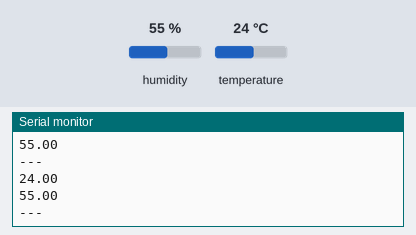
Recording of a sketch running on a simulated Arduino Uno, built with avr-gcc and run on an emulated ATmega328P. Parts: the last lines printed to the serial monitor. Inputs (shaded band) come from the test bench; at power-on: humidity 55 %, temperature 24 °C.

Above: at 2.8 s.
2.9 s: humidity set to 22 %
At 4.4 s:
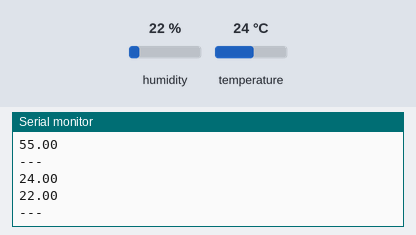
5.6 s: temperature set to 12 °C
At 6.8 s:
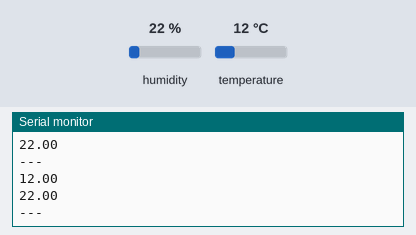
8.3 s: humidity set to 40 %
At 10.9 s:
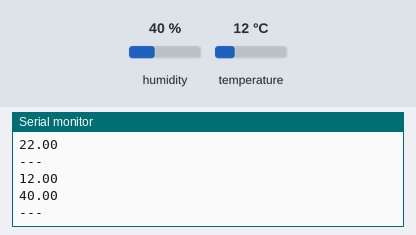
Timing chart, 0 to 12.4 s (numbered marks = the images above; inputs shaded):
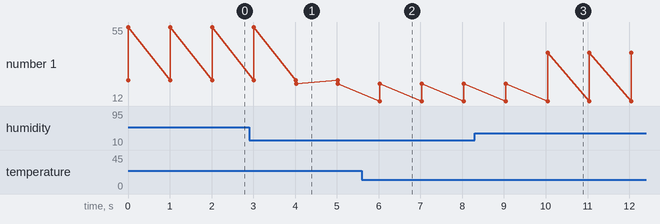

The sketch:

main.ino
```cpp
#include <Adafruit_Sensor.h> //instalar a biblioteca “Adafruit Unified Sensor”
#include <DHT.h> //instalar a biblioteca "DHT"

#define DHTTYPE DHT22
const int DHT_PIN = 15; //Mudar a pinagem se necessario
DHT dht(DHT_PIN, DHTTYPE);

String readDHTTemperature() {
  float t = dht.readTemperature();
  if (isnan(t)) {
    Serial.println("Falha ao ler o sensor DHT!");
    return "--";
  }
  else {
    Serial.println(t);
    return String(t);
  }
}

String readDHTHumidity() {
  float h = dht.readHumidity();
  if (isnan(h)) {
    Serial.println("Falha ao ler o sensor DHT!");
    return "--";
  }
  else {
    Serial.println(h);
    return String(h);
  }
}

void setup() {
  Serial.begin(115200);
  dht.begin();
}

void loop() {
  readDHTTemperature();
  readDHTHumidity();
  Serial.println("---");
  delay(1000);
}
//////////////////////////////////////////////////////////

// #include <SimpleDHT.h> //Instalar biblioteca SimpleDHT.h
//const int DHT_PIN = 15;

// SimpleDHT22 dht;

// uint32_t lastTimeRead = 0;
// #define INTERVAL 5000;
// typedef struct{
//   float temperature, humidity;
// }Sensor;

// Sensor sensor;
// Sensor readSensor()
// {
//   float t, h;
//   //Coloca o valor lido da temperatura em t e da umidade em h
//   int status = dht.read2(DHT_PIN, &t, &h, NULL);

//   //Se a leitura foi bem sucedida
//   if (status == SimpleDHTErrSuccess) {
//     //Os valores foram lidos corretamente, então é seguro colocar nas variáveis
//     sensor.temperature = t;
//     sensor.humidity = h;
//   }

//   return sensor;
// }

// void setup() {
//   Serial.begin(115200);
// }

// void loop() {
//     unsigned long now = millis();

//   //Se passou o intervalo desde a última leitura
//   if((now - lastTimeRead) > 5000){
//     //Faz a leitura do sensor
//     readSensor();
//     Serial.println("Temp: " + String(sensor.temperature, 2) + "°C");
//     Serial.println("Humidity: " + String(sensor.humidity, 1) + "%");
//     //Marca quando ocorreu a última leitura
//     lastTimeRead = now;
//   }
// }
/////////////////////////////////////////////

// #include "DHTesp.h" //Instalar DHTesp

// const int DHT_PIN = 15;

// DHTesp dhtSensor;

// void setup() {
//   Serial.begin(115200);
//   dhtSensor.setup(DHT_PIN, DHTesp::DHT22);
// }

// void loop() {
//   TempAndHumidity  data = dhtSensor.getTempAndHumidity();
//   Serial.println("Temp: " + String(data.temperature, 2) + "°C");
//   Serial.println("Humidity: " + String(data.humidity, 1) + "%");
//   Serial.println("---");
//   delay(1000);
// }
```

Measured:
- after the input at 2.9 s, the serial monitor: prints a new line after 1.1 s (image 1)
- after the input at 5.6 s, the serial monitor: prints a new line after 0.43 s (image 2)
- after the input at 8.3 s, the serial monitor: prints a new line after 1.7 s (image 3)
- plotted number 1: 55 → 22 after the input at 2.9 s, 22 → 40 after the input at 8.3 s
